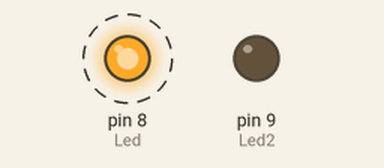
Recording of a sketch running on a simulated Arduino Uno, built with avr-gcc and run on an emulated ATmega328P. On the bench: output pins drawn as LEDs (lit = HIGH). Dashed ring = blinking.

Above: at 0.1 s.
At 2.85 s:
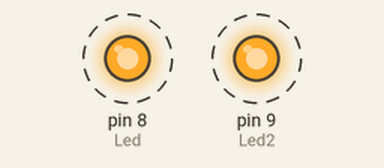
Timing chart, 0 to 3.1 s (numbered marks = the images above):
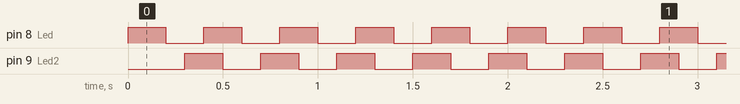

Measured:
- by itself, pin 8 (Led), pin 9 (Led2): alternates HIGH for 0.20 s and LOW for 0.20 s

The sketch:

Segundo_Programa_-_Encendido_y_Apagado_de_2_Leds.ino
```cpp
/*
 * Hola a todos amigos de Youtube aqui les dejo el codigo de la segunda programacion
 * en Arduino, o sea el encendido y apagado de 2 leds por medio de 2 pines digital.
 * Si todavia no viste el video te invito a que los veas por este
 * enlace: https://www.youtube.com/watch?v=1bRS145FOWY&t=1297s,
 * si te gusto no te olvides suscribirte, compartir y dejar tu Me Gusta
 * para poder ir creciendo.
 * Recuerda que si tienes alguna duda sobre los videos que estoy subiendo
 * puedes grabarte exponiendo tu duda, subilo a mi pagina de Facebook
 * y en un proximo video te dare la respuesta.
 * Saludos.
 * Aprendiendo Electronica by Velazquez Jose
 */

int Led = 8; //Declaramos la variable "Led" en el pin 8 digital
int Led2 = 9; //Declaramos la variable "Led2" en el pin 9 digital

void setup() { //Configuracion de los Pines y Comunicacion Serial
  pinMode(Led, OUTPUT); //Declaramos el pin 8 como salida por medio de la varible
  pinMode(Led2, OUTPUT); //Declaramos el pin 9 como salida por medio de la varible
}

void loop() { //Codigo a escribir "Ciclo Repetitivo"
  digitalWrite(Led, HIGH);   //Declaramos el pin 8 en Estado Alto
  delay(100);                //Espera 3 seg.
  digitalWrite(Led2, LOW);   //Declaramos el pin 9 en Estado Bajo
  delay(100);                //Espera 3 seg.
  digitalWrite(Led, LOW);    //Declaramos el pin 8 en Estado Bajo
  delay(100);                //Espera 3 seg.
  digitalWrite(Led2, HIGH);  //Declaramos el pin 9 en Estado Alto
  delay(100);                //Espera 3 seg.
}
```
